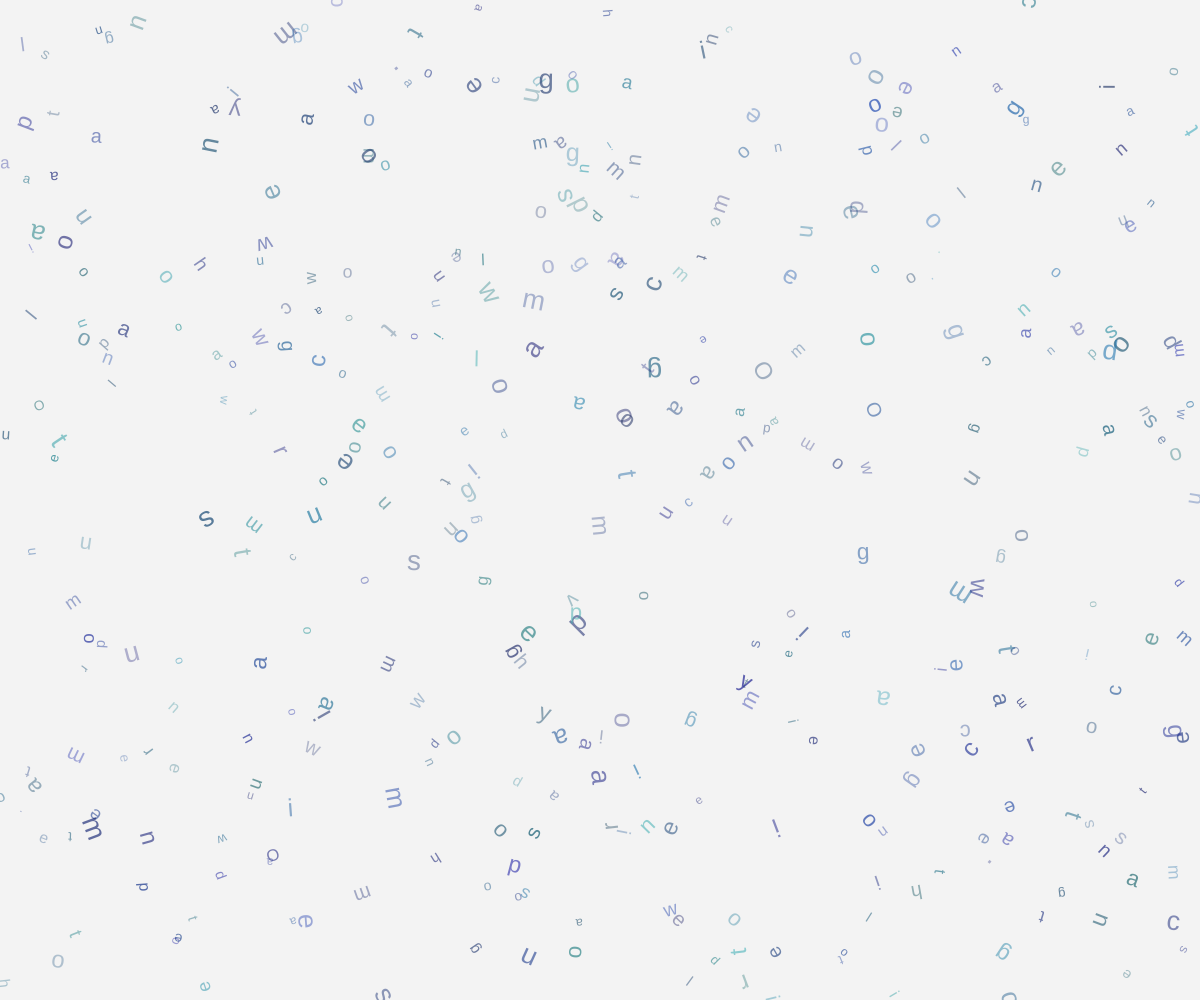
Frame 1 (no input)
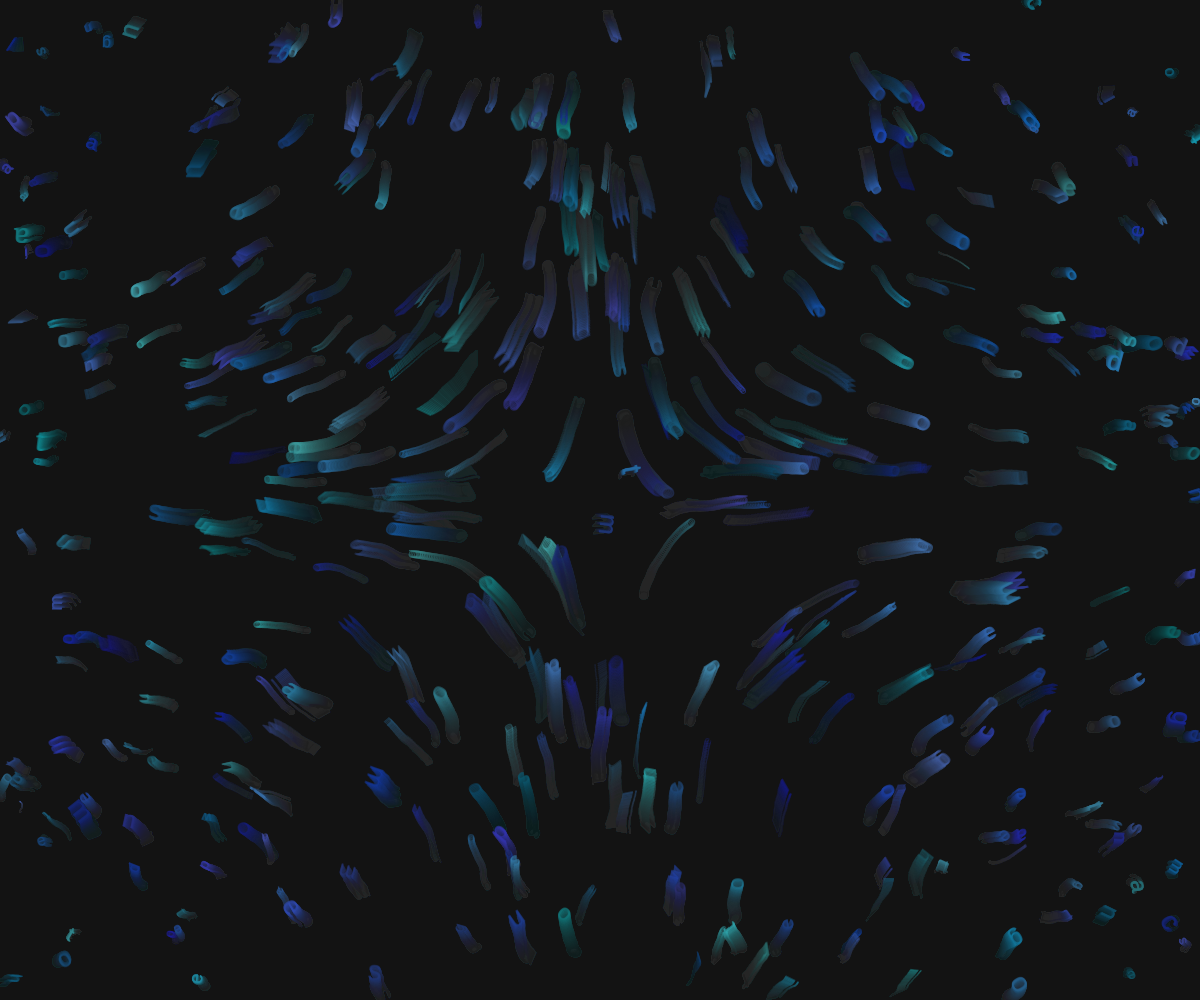
Frame 60 (no input)
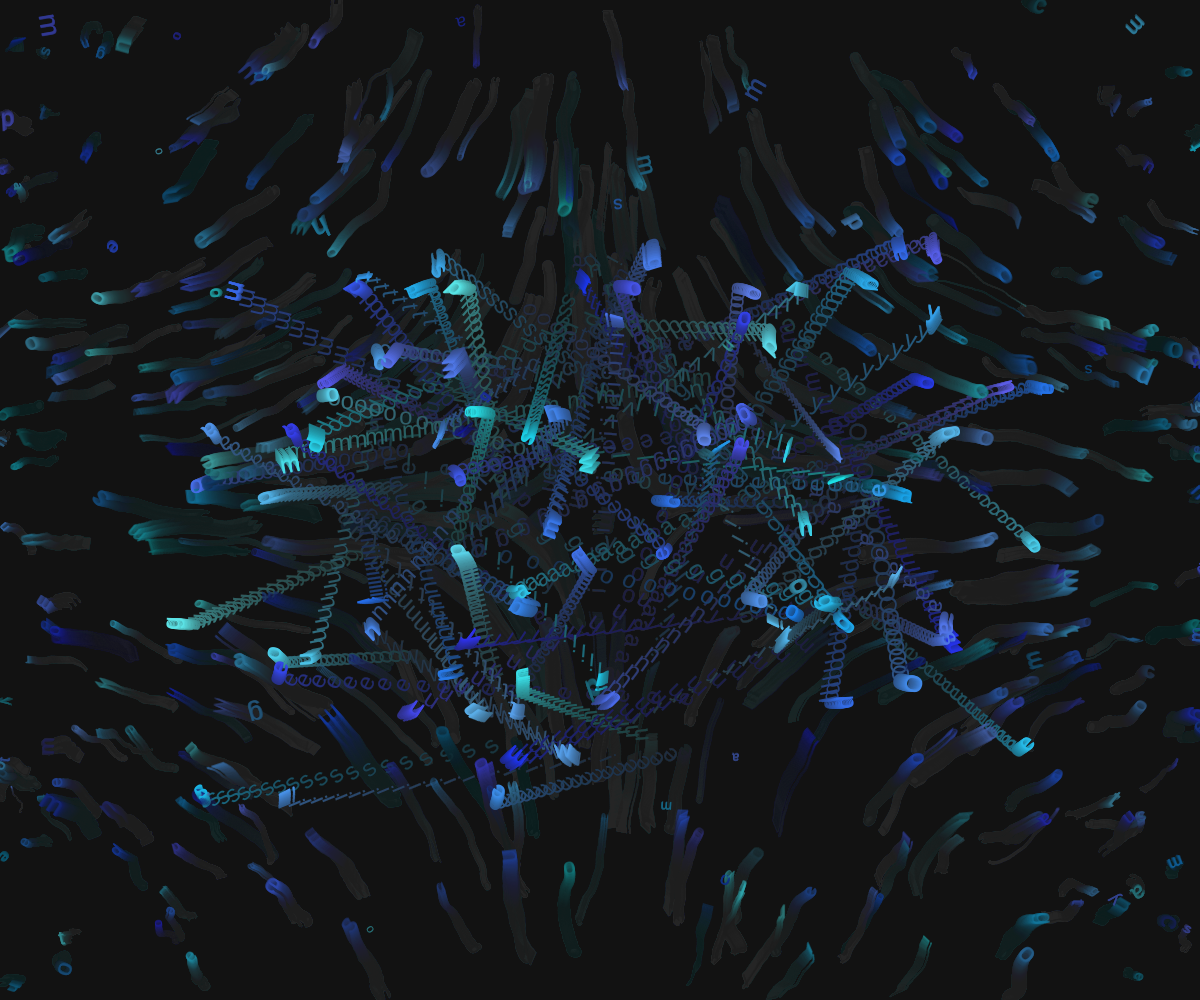
Frame 120 (the mouse pressed at the canvas centre since frame 60)

The p5.js sketch that drew these frames (run headless with seeded random() and noise() and a simulated clock; from frame 60 on, the mouse is pressed at the canvas centre):

// p5.js sketch
// ── sketch.js
let chars = [];
let wakeText = "Once upon a time and a very good time it was there was a moocow coming down along and loa...";

function setup() {
  createCanvas(windowWidth, windowHeight);
  colorMode(HSB, 360, 100, 100, 1);
  
  // Initialize characters with a vortex pattern
  for (let i = 0; i < 500; i++) {
    chars.push({
      x: random(width),
      y: random(height),
      size: random(12, 28),
      char: random(wakeText.split('')),
      hue: random(180, 240),
      saturation: random(60, 90),
      brightness: random(40, 70),
      alpha: random(0.3, 0.7),
      speedX: 0,
      speedY: 0,
      angle: random(TWO_PI),
      spin: random(-0.02, 0.02),
      life: random(100, 300),
      maxLife: 300,
      solid: false,
      vortex: true,
      targetX: 0,
      targetY: 0,
      scatterX: 0,
      scatterY: 0
    });
  }
}

function draw() {
  background(0, 0, 10, 0.05);
  
  // Periodically trigger coalescence every 3 seconds
  if (frameCount % 90 === 0) {
    triggerCoalescence();
  }
  
  // Update and draw characters
  for (let i = chars.length - 1; i >= 0; i--) {
    let c = chars[i];
    
    if (!c.solid) {
      // Apply vortex motion
      let centerX = width / 2;
      let centerY = height / 2;
      let dx = c.x - centerX;
      let dy = c.y - centerY;
      let distance = sqrt(dx * dx + dy * dy);
      
      // Vortex effect with decreasing influence as distance increases
      if (distance > 50) {
        let angle = atan2(dy, dx);
        let speed = map(distance, 50, width/2, 0.1, 0.02);
        c.speedX += sin(angle + PI/2) * speed;
        c.speedY += cos(angle + PI/2) * speed;
      }
      
      // Apply movement
      c.x += c.speedX;
      c.y += c.speedY;
      
      // Dampen velocity
      c.speedX *= 0.95;
      c.speedY *= 0.95;
      
      // Add some random motion to keep it organic
      c.speedX += random(-0.1, 0.1);
      c.speedY += random(-0.1, 0.1);
      
      // Rotation
      c.angle += c.spin;
      
      // Bounce off edges
      if (c.x < 0 || c.x > width) c.speedX *= -1;
      if (c.y < 0 || c.y > height) c.speedY *= -1;
    } else {
      // Solid state: move towards target position
      c.x += (c.targetX - c.x) * 0.05;
      c.y += (c.targetY - c.y) * 0.05;
      
      // Fade in and grow
      c.size = lerp(c.size, 24, 0.1);
      c.alpha = lerp(c.alpha, 1.0, 0.1);
    }
    
    // Fade out over time
    if (!c.solid) {
      c.life -= 1;
    }
    
    // Reset if life ends or off-screen
    if (c.life <= 0 || c.x < -50 || c.x > width + 50 || c.y < -50 || c.y > height + 50) {
      chars.splice(i, 1);
      chars.push({
        x: random(width),
        y: random(height),
        size: random(12, 28),
        char: random(wakeText.split('')),
        hue: random(180, 240),
        saturation: random(60, 90),
        brightness: random(40, 70),
        alpha: random(0.3, 0.7),
        speedX: 0,
        speedY: 0,
        angle: random(TWO_PI),
        spin: random(-0.02, 0.02),
        life: random(100, 300),
        maxLife: 300,
        solid: false,
        vortex: true,
        targetX: 0,
        targetY: 0,
        scatterX: 0,
        scatterY: 0
      });
    }
    
    // Draw character
    push();
    translate(c.x, c.y);
    rotate(c.angle);
    fill(c.hue, c.saturation, c.brightness, c.alpha);
    noStroke();
    textSize(c.size);
    textAlign(CENTER, CENTER);
    text(c.char, 0, 0);
    pop();
  }
}

function triggerCoalescence() {
  // Sort characters by distance to center
  chars.sort((a, b) => {
    let distA = dist(a.x, a.y, width/2, height/2);
    let distB = dist(b.x, b.y, width/2, height/2);
    return distA - distB;
  });
  
  // Arrange first 100 characters in lines
  let lineCount = 5;
  let charsPerLine = 20;
  let lineHeight = height / (lineCount + 1);
  
  for (let i = 0; i < 100 && i < chars.length; i++) {
    let c = chars[i];
    let lineIndex = Math.floor(i / charsPerLine);
    let charIndex = i % charsPerLine;
    
    if (lineIndex < lineCount) {
      c.solid = true;
      c.targetX = (width / charsPerLine) * charIndex + width / (charsPerLine * 2);
      c.targetY = lineHeight * (lineIndex + 1);
      
      // Increase size and brightness for legibility
      c.size = 24;
      c.alpha = 1.0;
      c.brightness = 90;
    }
  }
  
  // After a short time, begin scattering
  setTimeout(() => {
    chars.forEach(c => {
      if (c.solid) {
        c.solid = false;
        c.scatterX = random(width);
        c.scatterY = random(height);
      }
    });
  }, 1000);
}

function windowResized() {
  resizeCanvas(windowWidth, windowHeight);
}
